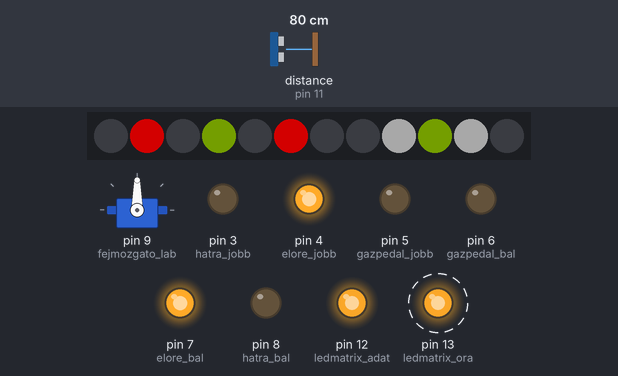
Simulated run of this sketch. Board: Arduino Uno, built with avr-gcc and run on an emulated ATmega328P. Parts: servo, 12 RGB LEDs in strip order, left to right, output pins drawn as LEDs (lit = HIGH). Wiring (inferred from the names in the program): ultrasonic range finder: trigger pin 10; echo pin 11. Dashed ring = blinking. Inputs (shaded band) come from the test bench; at power-on: distance to the obstacle (sensor on pin 11) 80 cm. The echo pulse lasts 58.3 µs per cm; dim RGB values are drawn brighter than linear; pins used as bus, display or sensor lines are not drawn.

Above: at 4.81 s.
5.5 s: distance to the obstacle (sensor on pin 11) set to 2 cm
At 7.6 s:
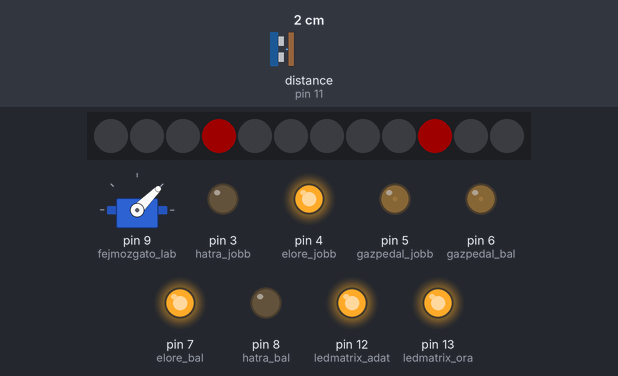
At 9.7 s:
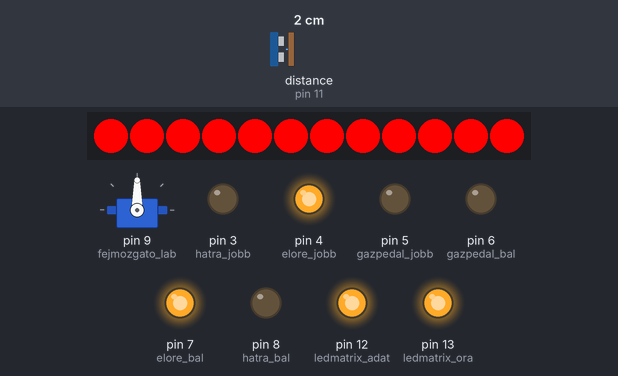
Timing chart, 0 to 21.2 s (numbered marks = the images above; inputs shaded):
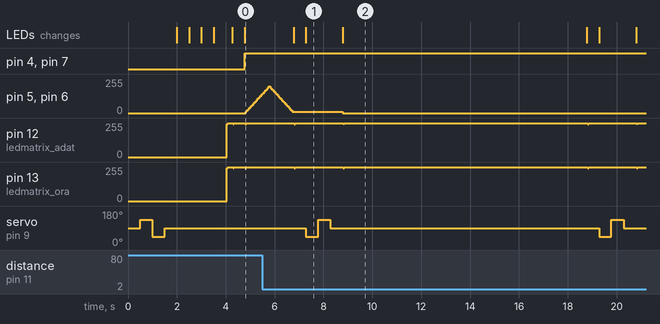

Measured:
- after the input at 5.5 s, servo on pin 9 (fejmozgato_lab): 90° → 45° after 1.8 s, → 135° 0.50 s later, → 90° 0.50 s later, → 45° 11.0 s later, … (6 changes in this stretch); the LEDs: first differ from a run without the input after 1.8 s (image 1)
- by itself, pin 5 (gazpedal_jobb), pin 6 (gazpedal_bal): rises from 140/255 to 200/255 in 0.25 s, then falls to 0/255 in 3.0 s
- what the display in image 1 shows lasts 1.5 s, from 7.3 s to 8.8 s

The sketch:

sketch_apr12a.ino
```cpp
#include <Servo.h>
#include <Adafruit_NeoPixel.h>

//valtozok
unsigned int hatra_jobb=3;
unsigned int elore_jobb=4;
unsigned int gazpedal_jobb=5;
unsigned int gazpedal_bal=6;
unsigned int elore_bal=7;
unsigned int hatra_bal=8;

unsigned int fejmozgato_lab=9;
Servo fejmozgato;
unsigned int gazpedal=0;

unsigned int ledszalag_lab=2;
unsigned int ledszalag_ledszam=12;
Adafruit_NeoPixel ledszalag(ledszalag_ledszam, ledszalag_lab, NEO_GRB + NEO_KHZ800);

unsigned int ledmatrix_adat=12;
unsigned int ledmatrix_ora=13;
volatile byte ledmatrix_puffer[8]={0x00, 0x00, 0x00, 0x00, 0x00, 0x00, 0x00, 0x00};
byte ledmatrix_intenzitas;
//ledmatrix kepek
byte _mc_sziv[]={0x00, 0x66, 0x99, 0x81, 0x42, 0x24, 0x18, 0x00};
byte _mc_ures[]={0x00, 0x00, 0x00, 0x00, 0x00, 0x00, 0x00, 0x00};
//ledmatrix betuk - forras: https://github.com/dhepper/font8x8/blob/master/font8x8_basic.h
byte _mc_a[]={0x0C, 0x1E, 0x33, 0x33, 0x3F, 0x33, 0x33, 0x00};
byte _mc_b[]={0x3F, 0x66, 0x66, 0x3E, 0x66, 0x66, 0x3F, 0x00};
byte _mc_d[]={0x1F, 0x36, 0x66, 0x66, 0x66, 0x36, 0x1F, 0x00};
byte _mc_e[]={0x7F, 0x46, 0x16, 0x1E, 0x16, 0x46, 0x7F, 0x00};
byte _mc_i[]={0x1E, 0x0C, 0x0C, 0x0C, 0x0C, 0x0C, 0x1E, 0x00};
byte _mc_k[]={0x67, 0x66, 0x36, 0x1E, 0x36, 0x66, 0x67, 0x00};
byte _mc_l[]={0x0F, 0x06, 0x06, 0x06, 0x46, 0x66, 0x7F, 0x00};
byte _mc_m[]={0x63, 0x77, 0x7F, 0x7F, 0x6B, 0x63, 0x63, 0x00};
byte _mc_n[]={0x63, 0x67, 0x6F, 0x7B, 0x73, 0x63, 0x63, 0x00};
byte _mc_o[]={0x1C, 0x36, 0x63, 0x63, 0x63, 0x36, 0x1C, 0x00};
byte _mc_r[]={0x3F, 0x66, 0x66, 0x3E, 0x36, 0x66, 0x67, 0x00};

unsigned int ultrahang_keres=10;
unsigned int ultrahang_valasz=11;
unsigned int tavolsag=0;

void motor_beallitas(){
  pinMode(hatra_jobb, OUTPUT);
  pinMode(elore_jobb, OUTPUT);
  pinMode(gazpedal_jobb, OUTPUT);
  pinMode(gazpedal_bal, OUTPUT);
  pinMode(elore_bal, OUTPUT);
  pinMode(hatra_bal, OUTPUT);
}

//meghajto motorok fuggvenyei
void motor_forgatas(unsigned int millisec, unsigned int gazpedal_lepes_kesleltetes=50){
  unsigned int gazpedal_max=255;
  unsigned int gazpedal_min=0;
  unsigned int gazpedal_lepes_koz=10;
  //felporges
  unsigned int gazpedal_aktualis_max=floor(gazpedal_lepes_koz*(millisec/(2*gazpedal_lepes_kesleltetes)));
  if(gazpedal_aktualis_max>gazpedal_max)gazpedal_aktualis_max=gazpedal_max;
  for(gazpedal=gazpedal_min; gazpedal<gazpedal_aktualis_max; gazpedal+=gazpedal_lepes_koz){
    if(gazpedal>gazpedal_max)gazpedal=gazpedal_max;
    analogWrite(gazpedal_jobb, gazpedal);
    analogWrite(gazpedal_bal, gazpedal);
    delay(gazpedal_lepes_kesleltetes);
  }
  //max gaz
  unsigned int maradek_ido=millisec-2*(gazpedal_aktualis_max-gazpedal_min)/gazpedal_lepes_koz*gazpedal_lepes_kesleltetes;
  if(maradek_ido>0)delay(maradek_ido);
  //leallas
  for(;gazpedal>gazpedal_min; gazpedal-=gazpedal_lepes_koz){
    if(gazpedal<gazpedal_min)gazpedal=gazpedal_min;
    analogWrite(gazpedal_jobb, gazpedal);
    analogWrite(gazpedal_bal, gazpedal);
    delay(gazpedal_lepes_kesleltetes);
  }
}

void motor_elore_ido(unsigned int millisec){
  digitalWrite(elore_jobb, HIGH);
  digitalWrite(elore_bal, HIGH);
  digitalWrite(hatra_jobb, LOW);
  digitalWrite(hatra_bal, LOW);
  motor_forgatas(millisec);
}

void motor_hatra_ido(unsigned int millisec){
  digitalWrite(elore_jobb, LOW);
  digitalWrite(elore_bal, LOW);
  digitalWrite(hatra_jobb, HIGH);
  digitalWrite(hatra_bal, HIGH);
  motor_forgatas(millisec);
}

void motor_jobbra_ido(unsigned int millisec){
  digitalWrite(elore_jobb, LOW);
  digitalWrite(elore_bal, HIGH);
  digitalWrite(hatra_jobb, HIGH);
  digitalWrite(hatra_bal, LOW);
  motor_forgatas(millisec, 5);
}

void motor_balra_ido(unsigned int millisec){
  digitalWrite(elore_jobb, HIGH);
  digitalWrite(elore_bal, LOW);
  digitalWrite(hatra_jobb, LOW);
  digitalWrite(hatra_bal, HIGH);
  motor_forgatas(millisec, 5);
}

void motor_elore(){
  motor_elore_ido(2000);
}

void motor_hatra(){
  motor_hatra_ido(2000);
}

void motor_jobbra(){
  motor_jobbra_ido(1000);
}

void motor_balra(){
  motor_balra_ido(1000);
}

void motor_megallas(){
  analogWrite(gazpedal_jobb, 0);
  analogWrite(gazpedal_bal, 0);
}

void fejmozgato_elore(){
  fejmozgato.write(90);
  delay(500);
}

void fejmozgato_balra(){
  fejmozgato.write(135);
  delay(500);
}

void fejmozgato_jobbra(){
  fejmozgato.write(45);
  delay(500);
}

void fejmozgato_beallitas(){
  fejmozgato.attach(fejmozgato_lab);
  delay(500);
  fejmozgato_balra();
  fejmozgato_jobbra();
  fejmozgato_elore();
}

//ledszalag fuggvenyek
void ledszalag_mutat(unsigned int millisec=0){
  ledszalag.show();
  delay(millisec);
}

void ledszalag_led_szin(unsigned int i, unsigned int r, unsigned int g, unsigned int b){
  ledszalag.setPixelColor(i, ledszalag.Color(r, g, b));
}

void ledszalag_led_szin(unsigned int i, unsigned int h, unsigned int v){
  unsigned int s=255;
  ledszalag.setPixelColor(i, ledszalag.ColorHSV(h, s, v));
}

void ledszalag_szin(unsigned int r, unsigned int g, unsigned int b){
  for(unsigned int i=0; i<ledszalag_ledszam; i++){
    ledszalag_led_szin(i, r, g, b);
  }
}

void ledszalag_szin(unsigned int h, unsigned int v){
  for(unsigned int i=0; i<ledszalag_ledszam; i++){
    ledszalag_led_szin(i, h, v);
  }
}

void ledszalag_torles(){
  ledszalag.clear();
  ledszalag_mutat();
}

void ledszalag_torles_kiveve_tavolsagjezo(){
  for(unsigned int i=0; i<ledszalag_ledszam; i++){
    if(i==3 || i==9)continue;
    ledszalag_led_szin(i, 0, 0, 0);
  }
}

void ledszalag_elore(bool mutat=true){
  ledszalag_torles_kiveve_tavolsagjezo();
  ledszalag_led_szin(1, 127, 0, 0);
  ledszalag_led_szin(5, 127, 0, 0);
  ledszalag_led_szin(8, 43, 43, 43);
  ledszalag_led_szin(10, 43, 43, 43);
  if(mutat)ledszalag_mutat();
}

void ledszalag_jobbra(){
  ledszalag_elore(false);
  ledszalag_led_szin(0, 85, 53, 0);
  ledszalag_led_szin(11, 85, 53, 0);
  ledszalag_mutat();
}

void ledszalag_balra(){
  ledszalag_elore(false);
  ledszalag_led_szin(6, 85, 53, 0);
  ledszalag_led_szin(7, 85, 53, 0);
  ledszalag_mutat();
}

void ledszalag_hatra(){
  ledszalag_elore(false);
  ledszalag_led_szin(2, 43, 43, 43);
  ledszalag_led_szin(4, 43, 43, 43);
  ledszalag_mutat();
}

void ledszalag_megallas(){
  ledszalag_szin(255, 0, 0);
  ledszalag_mutat();
}

void ledszalag_tavolsagjelzok(unsigned int tavolsag){
  //a tavolsag valalhol 2 es 400 cm kozott lesz
  //ezt osszenyomjuk 2-102 koze
  if(tavolsag<2)tavolsag=2;
  if(tavolsag>102)tavolsag=102;
  //majd atrakjuk 0-100 koze
  tavolsag-=2;
  //konvertalas 100-0cm -> 18000-0 szin (zold-sarga-piros), 18000/400=45
  unsigned int szin=tavolsag*180;
  ledszalag_led_szin(3, szin, 30);
  ledszalag_led_szin(9, szin, 30);
  ledszalag_mutat();
}

void ledszalag_beallitas(){
  ledszalag.begin();
  ledszalag_torles();
  ledszalag_szin(127, 0, 0);
  ledszalag_mutat(500);
  ledszalag_szin(0, 127, 0);
  ledszalag_mutat(500);
  ledszalag_szin(0, 0, 127);
  ledszalag_mutat(500);
  for(unsigned int k=0; k<12; k++){
    ledszalag.setPixelColor(k, ledszalag.ColorHSV(k*1500, 255, 5));
  }
  ledszalag_mutat(500);
}

void ledmatrix_torles(){
  for(byte i=0;i<8;i++){
    ledmatrix_puffer[i]=0x00;
  }
  ledmatrix_mutat();
}

void ledmatrix_megallas(){
  for(byte i=0;i<8;i++){
    ledmatrix_puffer[i]=0xFF;
  }
  ledmatrix_mutat();
}

void ledmatrix_betu(byte betu[]){
  for(byte i=0;i<8;i++){
    ledmatrix_puffer[i]=betu[7-i];
  }
  ledmatrix_mutat();
}

void ledmatrix_byte_kuldes(byte adat){
  for (unsigned int i = 0; i < 8; i++) {
    digitalWrite(ledmatrix_ora, LOW);
    digitalWrite(ledmatrix_adat, adat & 1 ? HIGH : LOW);
    adat >>= 1;
    digitalWrite(ledmatrix_ora, HIGH);
  }
}

void ledmatrix_adat_kuldes(byte cim, byte adat){
  ledmatrix_parancs_kuldes(0x44);
  digitalWrite(ledmatrix_adat, LOW);
  ledmatrix_byte_kuldes(0xC0 | cim);
  ledmatrix_byte_kuldes(adat);
  digitalWrite(ledmatrix_adat, HIGH);
}

void ledmatrix_parancs_kuldes(byte parancs){
    digitalWrite(ledmatrix_adat, LOW);
  ledmatrix_byte_kuldes(parancs);
  digitalWrite(ledmatrix_adat, HIGH);
}

void ledmatrix_mutat(){
  for(byte i=0;i<8;i++){
    ledmatrix_adat_kuldes(i,ledmatrix_puffer[i]);
    digitalWrite(ledmatrix_adat, LOW);
    digitalWrite(ledmatrix_ora, LOW);
    digitalWrite(ledmatrix_ora, HIGH);
    digitalWrite(ledmatrix_adat, HIGH);
  }
  ledmatrix_parancs_kuldes(0x88|(ledmatrix_intenzitas));
}

void ledmatrix_byte_beusztat(byte kovetkezo_betu[]){
  for(unsigned int bitszamlalo=7; bitszamlalo>-1; bitszamlalo--){
    for(unsigned int byteszamlalo=0; byteszamlalo<8; byteszamlalo++){
      //print_byte_arr(disbuf);
      byte ideiglenes_tar=ledmatrix_puffer[byteszamlalo];
      //prnt_bits(tmp);
      //tmp<<1;
      //prnt_bits(tmp);
      //Serial.println();
      ledmatrix_puffer[byteszamlalo]=ideiglenes_tar<<1;
      //7-bytecounter is because the display is upside down
      //if the given bit in nextchar is not 0
      //we need to shif in a 1 instead of the 0
      if(kovetkezo_betu[7-byteszamlalo]&(1<<bitszamlalo))ledmatrix_puffer[byteszamlalo]++;
      //print_byte_arr(disbuf);
      //Serial.println();
    }
    ledmatrix_mutat();
    delay(2500);
  }
}


void ledmatrix_beallitas(){
  ledmatrix_intenzitas=4;
  pinMode(ledmatrix_ora, OUTPUT);
  pinMode(ledmatrix_adat, OUTPUT);
  digitalWrite(ledmatrix_adat, HIGH);
  digitalWrite(ledmatrix_ora, HIGH);
  ledmatrix_byte_beusztat(_mc_sziv);
  ledmatrix_byte_beusztat(_mc_b);
  ledmatrix_byte_beusztat(_mc_k);
  ledmatrix_byte_beusztat(_mc_a);
  ledmatrix_betu(_mc_sziv);
  delay(250);
}

void ultrahang_beallitas(){
  pinMode(ultrahang_keres, OUTPUT);
  pinMode(ultrahang_valasz, INPUT);
}

unsigned int ultrahang_meres(){
  long idotartam;
  unsigned int cm;
  digitalWrite(ultrahang_keres, LOW);
  delayMicroseconds(2);
  digitalWrite(ultrahang_keres, HIGH);
  delayMicroseconds(5);
  digitalWrite(ultrahang_keres, LOW);
  idotartam=pulseIn(ultrahang_valasz, HIGH);
  cm=(unsigned int)(idotartam/29/2);
  return cm;
}

void setup() {
  // put your setup code here, to run once:
  motor_beallitas();
  fejmozgato_beallitas();
  ledszalag_beallitas();
  ledmatrix_beallitas();
  ultrahang_beallitas();
}

void loop() {
  // put your main code here, to run repeatedly:
  ledszalag_torles();
  ledmatrix_torles();

  fejmozgato_elore();
  tavolsag=ultrahang_meres();
  ledszalag_tavolsagjelzok(tavolsag);

  if(tavolsag>50){
    ledszalag_elore();
    ledmatrix_betu(_mc_sziv);
    motor_elore();
    return;
  }

  fejmozgato_jobbra();
  tavolsag=ultrahang_meres();
  ledszalag_tavolsagjelzok(tavolsag);

  if(tavolsag>50){
    ledszalag_jobbra();
    motor_jobbra();
    return;
  }

  fejmozgato_balra();
  tavolsag=ultrahang_meres();
  ledszalag_tavolsagjelzok(tavolsag);

  if(tavolsag>50){
    ledszalag_balra();
    motor_balra();
    return;
  }

  fejmozgato_elore();
  ledszalag_megallas();
  ledmatrix_megallas();
  motor_megallas();
  delay(10000);

}
```
